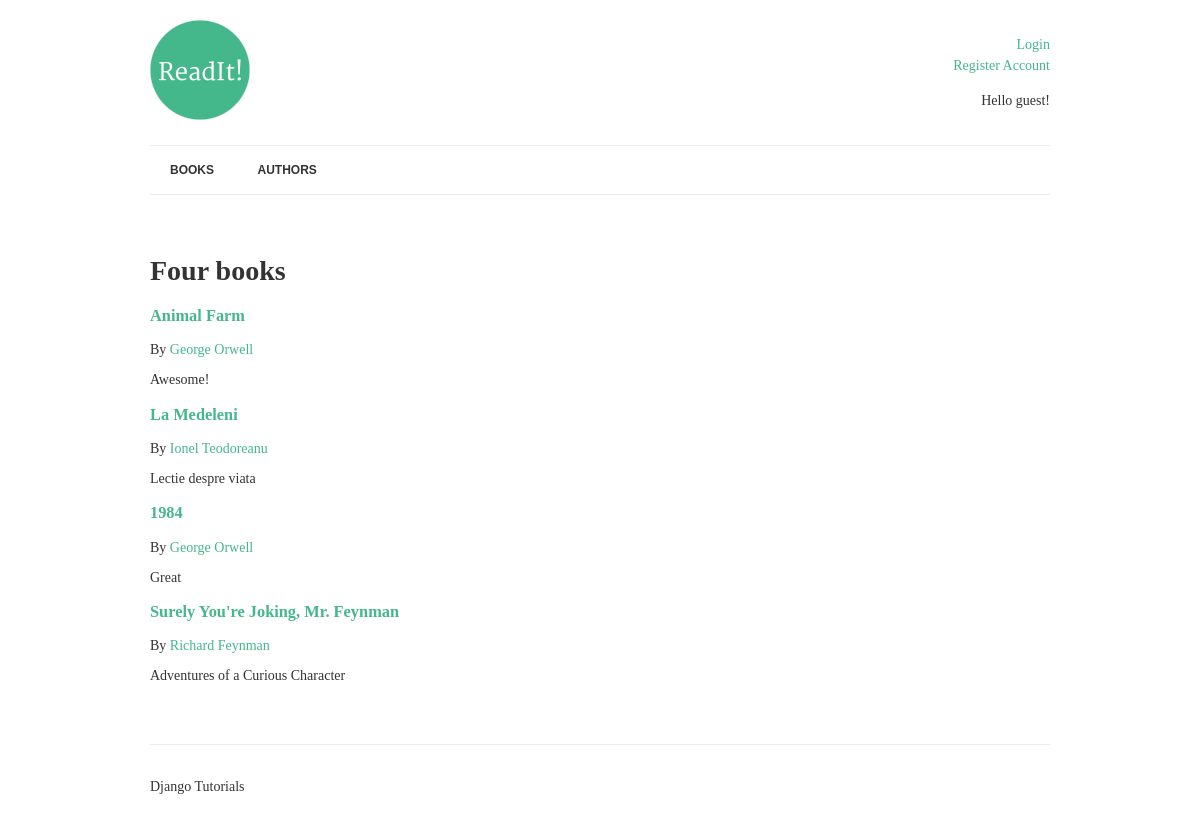
The page / on the database its author committed.
### books/models.py (models this page shows, shortened)
class Book(models.Model):
    title = models.CharField(max_length=150)
    authors = models.ManyToManyField('Author', related_name="books")
    review = models.TextField(blank=True, null=True)
    date_reviewed = models.DateTimeField(blank=True, null=True)
    is_favourite = models.BooleanField(default=False, verbose_name='Favourite?')

class Author(models.Model):
    name = models.CharField(max_length=70,
                            help_text='Use pen name, not real name',
                            unique=True)

### books/views.py (the view)
# urls.py: url(r'^$', views.list_books, name='books'),
def list_books(request):
    books = Book.objects.exclude(date_reviewed__isnull=True).prefetch_related(
        'authors')
    context = {
        'books': books
    }
    return render(request, 'books/index.html', context)

### templates/books/index.html
{% extends 'books/base.html' %}
{% load humanize %}
{% block content %}
  <h1>{{ books.count|apnumber|title }} book{{ books.count|pluralize }}</h1>
  {% for book in books %}
    {% include 'books/book-detail.html' %}
  {% endfor %}
{% endblock %}

### templates/books/book-detail.html (shortened to what this page needs)
<div class="books/book">
  <h3>
    <a href="{% url 'book-detail' book.pk %}">
      {{ book.title | title }}
    </a>
  </h3>
  <p>By
    {% for author in book.authors.all %}
      <a href="{% url 'author-detail' author.pk %}">
        {{ author.name }}
      </a>
    {% endfor %}
  </p>
  <p>{{ book.review|linebreaks }}</p>
</div>

### static/css/style.css (style rules this page uses)
body { font-family: 'Merriweather', serif; color: #333; font-size: 14px; }
h1, h2, h3, h4, h5, h6 { font-family: 'Roboto Slab', serif; }
a { color: #44B78B; text-decoration: none; }

### rows shown on the page
Book: title "Animal Farm", review "Awesome!"
Author: name "George Orwell"
Book: title "La Medeleni", review "Lectie despre viata"
Author: name "Ionel Teodoreanu"
Book: title "1984", review "Great"
Book: title "Surely You're Joking, Mr. Feynman", review "Adventures of a Curious Character"
Author: name "Richard Feynman"

### other values the page prints
{{ books.count|apnumber|title }} "Four"
